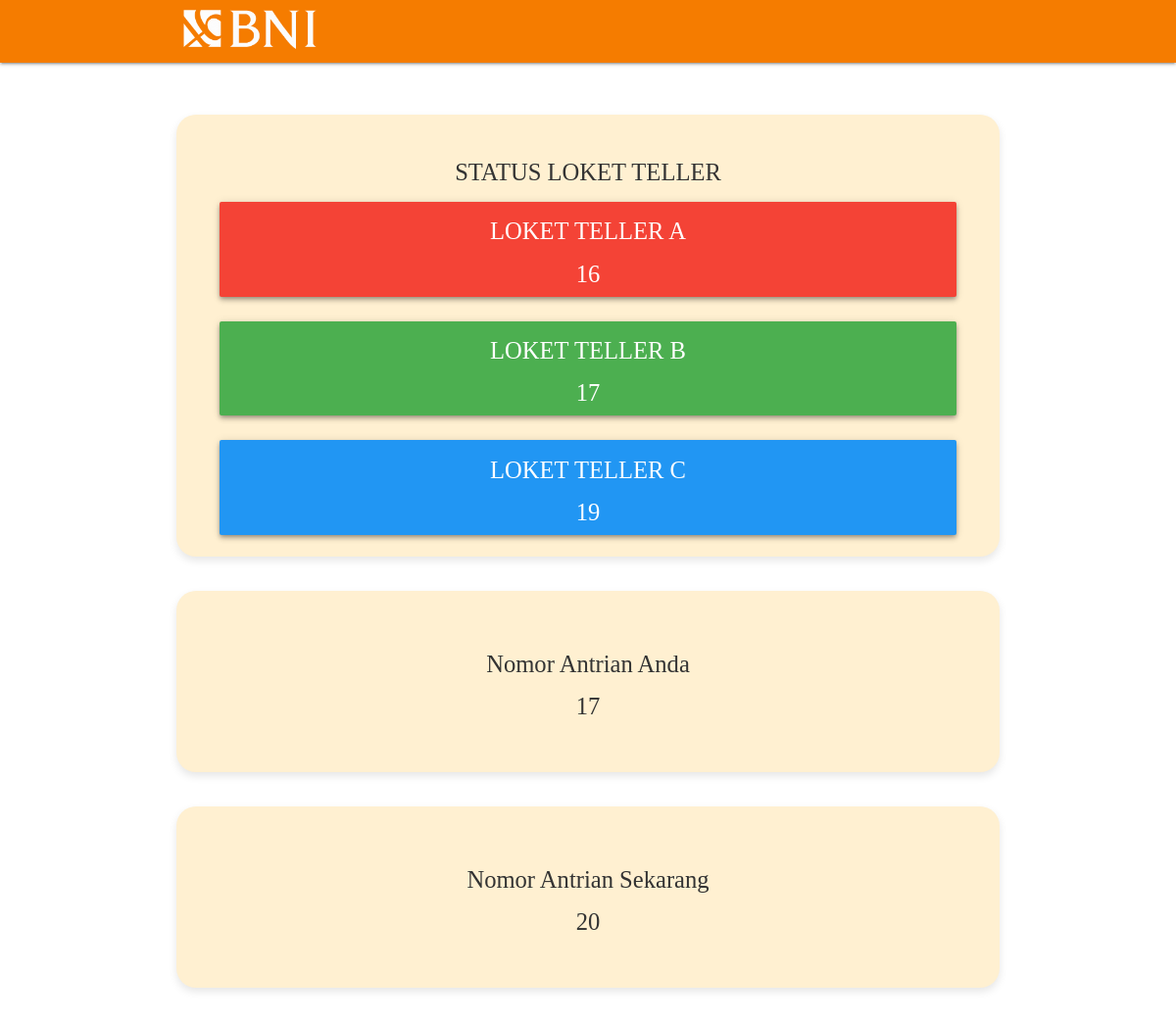
Page /Teler/loket.php?nomor=17 on the earlier database version.
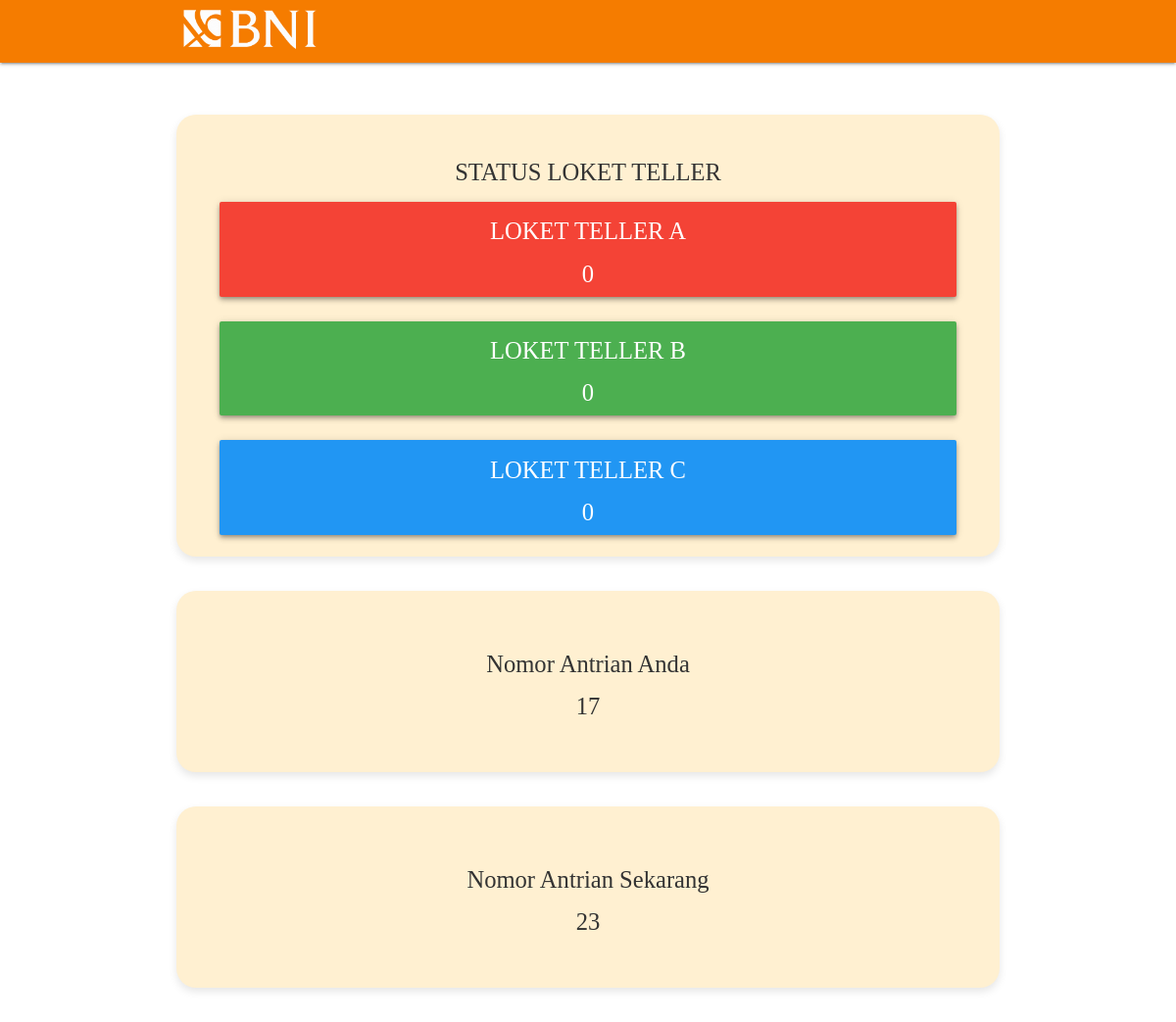
Same page on the later database version.
### tables this page shows
CREATE TABLE `antrian` (
  `nomor` int(11) NOT NULL,
  `status` varchar(20) NOT NULL,
  `loket` char(1) NOT NULL,
  `datang` time NOT NULL,
  `dilayani` time NOT NULL
);

### Teler/loket.php (the view, shortened to what this page needs)
<?php
include 'connectDB.php';
$A = mysqli_query($connect, "SELECT * from antrian where status = 'dilayani' AND loket = 'A' ORDER BY nomor DESC");
if (mysqli_num_rows($A) < 1){
    $A = 0;
}else{
    $A = mysqli_fetch_assoc($A);
    $A = $A["nomor"];
}
$B = mysqli_query($connect, "SELECT * from antrian where status = 'dilayani' AND loket = 'B' ORDER BY nomor DESC");
if (mysqli_num_rows($B) < 1){
    $B = 0;
}else{
    $B = mysqli_fetch_assoc($B);
    $B = $B["nomor"];
}
$C = mysqli_query($connect, "SELECT * from antrian where status = 'dilayani' AND loket = 'C' ORDER BY nomor DESC");
if (mysqli_num_rows($C) < 1){
    $C = 0;
}else {
    $C = mysqli_fetch_assoc($C);
    $C = $C["nomor"];
}
$nomorAntrian = isset($_GET['nomor']) ? intval($_GET['nomor']) : 0;
$query = "SELECT * FROM antrian WHERE nomor = $nomorAntrian";
$query1 = "SELECT * FROM antrian WHERE status = 'mengantri' ORDER BY nomor ASC LIMIT 1";
$antrianResult = mysqli_query($connect, $query);
$antrianSekarang = mysqli_query($connect, $query1);
$antrianData = mysqli_fetch_assoc($antrianResult);
$antrianDataSekarang = mysqli_fetch_assoc($antrianSekarang);
$nomorAntrianSekarang = $antrianDataSekarang ? $antrianDataSekarang['nomor'] : 'Tidak ada antrian saat ini.';
?>
<!DOCTYPE html>
<html lang="en">
<head>
    <?php include '_headtags.php' ?>
</head>
<body>
    <?php include '_navbar.php'; ?>
    <div class="container">
        <div class="row">
            <div class="card loket-card">
                <div class="card-content" style="padding-bottom: 350px;">
                    <h5 class="center" style="margin-top: 1px;">STATUS LOKET TELLER</h5>
                    <div class="center">
                        <div class="col s12 loket-a card-panel z-depth-2">
                            <h5 class="header">LOKET TELLER A</h5>
                            <h5 class="header light"><?= $A ?></h5>
                        </div>
                        <div class="col s12 loket-b card-panel z-depth-2" style="margin-top: 10px;">
                            <h5 class="header">LOKET TELLER B</h5>
                            <h5 class="header light"><?= $B ?></h5>
                        </div>
                        <div class="col s12 loket-c card-panel z-depth-2" style="margin-top: 10px;">
                            <h5 class="header">LOKET TELLER C</h5>
                            <h5 class="header light"><?= $C ?></h5>
                        </div>
                    </div>
                </div>
            </div>
        </div>
        <div class="row">
            <div class="card">
                <div class="card-content">
                    <h5 class="header center">Nomor Antrian Anda</h5>
                    <div class="center">
                            <h5 class="light center"><?= htmlspecialchars($antrianData['nomor']); ?></h5>
                    </div>
                </div>
            </div>
        </div>
        <div class="row">
            <div class="card">
                <div class="card-content">
                    <h5 class="header center">Nomor Antrian Sekarang</h5>
                    <div class="center">
                        <h5 class="light center"><?= htmlspecialchars($nomorAntrianSekarang); ?></h5>
                    </div>
                </div>
            </div>
        </div>
    </div>
</body>
</html>

Differences in the rows shown:
no longer on this page (row edited): antrian: nomor "16"
no longer on this page (row edited): antrian: nomor "19"
no longer on this page (row edited): antrian: nomor "20"
changed antrian id 17: nomor "17" → (not shown)
added antrian: nomor "23"
Other differences:
$A: (not shown) → "0"
$B: (not shown) → "0"
$C: (not shown) → "0"
